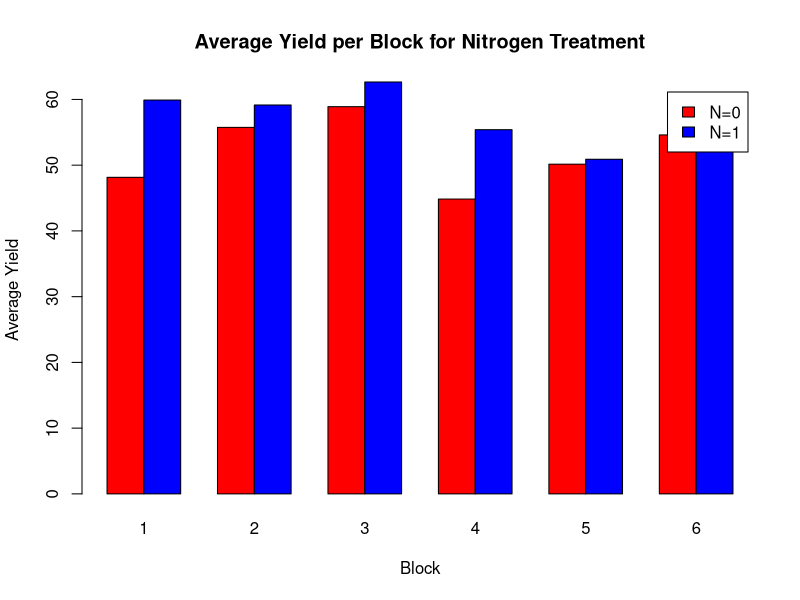
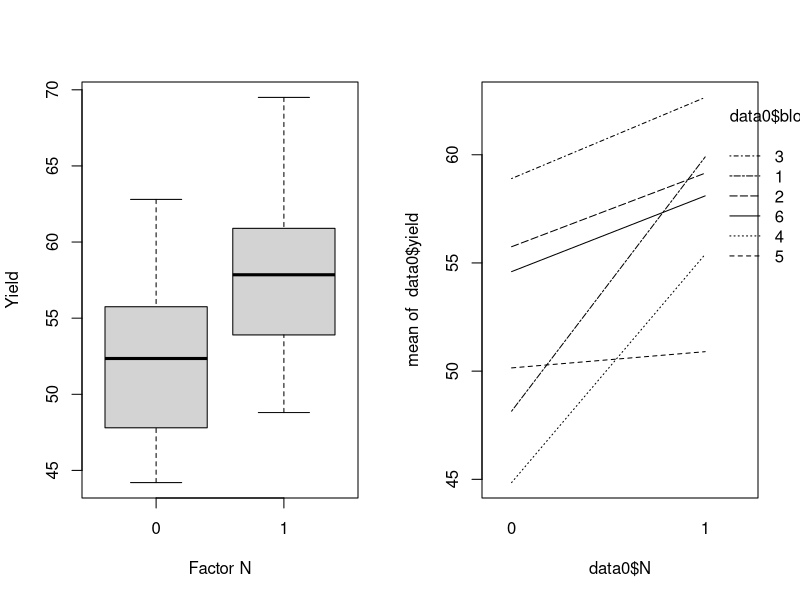

These figures' R source, in order: (Note: this script raises an error after producing the figures.)
library('MASS')
npk

########### a ###########
set.seed(123)  # add random seed for reproduce

# initial params
I <- 6  # blocks
J <- 4  # plots per block

# initial data frame
randomized_design <- data.frame(block = rep(1:I, each = J), plot = rep(1:J, times = I))

# for each block b, put (N, P, K) on each 2 plots randomly
for (b in 1:I) {
  plots <- sample(1:J, J, replace = FALSE)  # randomly reorder plots in each block
  
  # put N in the header 2 plots
  randomized_design$N[randomized_design$block == b] <- ifelse(plots %in% plots[1:2], 1, 0)
  
  # randomly put P in 2 plots
  randomized_design$P[randomized_design$block == b] <- ifelse(plots %in% sample(plots, 2), 1, 0)
  
  # randomly put K in 2 plots
  randomized_design$K[randomized_design$block == b] <- ifelse(plots %in% sample(plots, 2), 1, 0)
}

# print the plots
print(randomized_design)


########### b ###########
# combine those yield in the same block same N, and calc its mean
yield_matrix <- tapply(npk$yield, list(npk$block, npk$N), mean)

# plot bars
barplot(t(yield_matrix), beside = TRUE, col = c("red", "blue"),
        legend.text = c("N=0", "N=1"),
        main = "Average Yield per Block for Nitrogen Treatment",
        xlab = "Block", ylab = "Average Yield")

########### c ###########
data0 = npk
data0$block = as.factor(data0$block)
data0$N = as.factor(data0$N)
table = lm(yield~block*N, data=data0)
summary(table)
anova(table)

# P_value(block:N) = 0.47, This shows that there is no obvious difference in the effect of nitrogen fertilizer between different plots.
# But P_value(block)= 0.03967 < 0.05, so block should be included in our experiment, we could check the + affect

table = lm(yield ~ block + N, data = data0)
anova(table)
# prove it again, in + affect test, we find P_value(block) = 0.026173

# Friedman test
data0 = npk
data0$block = as.factor(data0$block)
data0$N = as.factor(data0$N)

par(mfrow=c(1,2))
boxplot(data0$yield~data0$N,xlab="Factor N",ylab="Yield")
interaction.plot(data0$N,data0$block,data0$yield)

table(data0$block, data0$N)

# error because we cannot use friedman directly, each block has more than one same value N
# should use lme4
friedman.test(data0$yield,data0$N,data0$block,data=data0)

########### d ###########
library('MASS')
data0 = npk

# initial the model factors
data0$block = as.factor(data0$block)
data0$N = as.factor(data0$N)
data0$P = as.factor(data0$P)
data0$K = as.factor(data0$K)

# model 1: yield ~ block + N + P + K + N:block
model_1 = lm(yield ~ block + N + P + K + N:block, data = data0)
summary(model_1)
anova(model_1)

# model 2: yield ~ block + N + P + K + P:block
model_2 = lm(yield ~ block + N + P + K + P:block, data = data0)
summary(model_2)
anova(model_2)

# model 3: yield ~ block + N + P + K + k:block
model_3 = lm(yield ~ block + N + P + K + K:block, data = data0)
summary(model_3)
anova(model_3)

# model 4: yield ~ block + N + P + K 
model_4 = lm(yield ~ block + N + P + K, data = data0)
summary(model_4)
anova(model_4)

# chose model 1 considering the min Residual error = y_i - y_i_predict
# model 4 is just a base line, should not be considered
par(mfrow=c(2,2))
qqnorm(residuals(model_1))
qqline(residuals(model_1), col="red")

qqnorm(residuals(model_2))
qqline(residuals(model_2), col="red")

qqnorm(residuals(model_3))
qqline(residuals(model_3), col="red")

qqnorm(residuals(model_4))
qqline(residuals(model_4), col="red")

plot(fitted(model_1), residuals(model_1))
plot(fitted(model_2), residuals(model_2))
plot(fitted(model_3), residuals(model_3))
plot(fitted(model_4), residuals(model_4))

########### e ###########
model_1 = lm(yield ~ N + P + K + N:block, data = data0)
summary(model_1)
# best combination {(1, 0, 0), block3}

########### f ###########
library('MASS')
library('lme4')
data0 = npk

model_mixed = lmer(yield ~ N + P + K + (1 | block) + (1 | block:N), data = data0)
summary(model_mixed)
anova(model_mixed)




